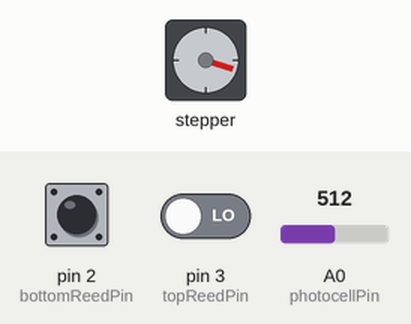
Recording of a sketch running on a simulated Arduino Uno, built with avr-gcc and run on an emulated ATmega328P. Parts: stepper motor. The test bench sets the inputs (shaded band); at power-on: pin 3 (topReedPin) LOW, pin 2 (bottomReedPin) LOW, A0 (photocellPin) = 512. Stepper angles assume 200 steps per turn.

Above: at 1.2 s.
1.3 s: pin 3 (topReedPin) driven HIGH
At 2.5 s:
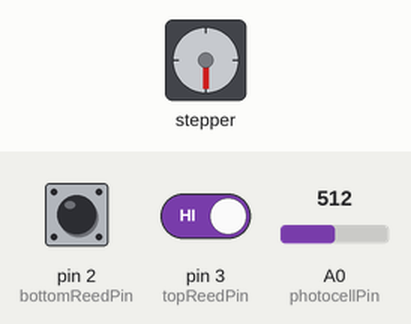
2.9 s: pin 3 (topReedPin) driven LOW
5.9 s: pin 2 (bottomReedPin) pulled HIGH for 1 s
At 7.16 s:
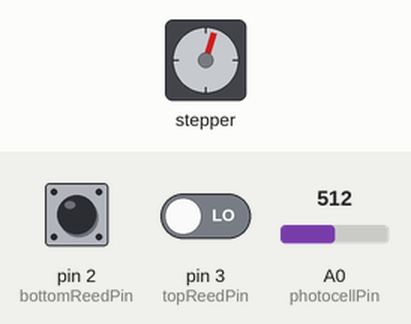
Timing chart, 0 to 71.4 s (numbered marks = the images above; inputs shaded):
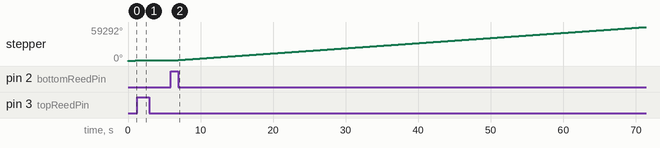

Measured:
- after the input at 1.3 s, stepper: goes on until 1.4 s, then stays 1260°
- after the input at 2.9 s, every drawn part: stays the same
- by itself, stepper: keeps turning clockwise at about 907°/s

The sketch:

chicken-coop-door.ino
```cpp
// Photoresistor Chicken Coop Door
// 7/23/16

#include <Stepper.h>
#define STEPS 200 // number of steps on the motor

// General Settings
int cycleDelayt = 5; // Delay of system cycle in seconds
int night = 80;
int daylight = 300;
int twilight = daylight - 1; // Currently not used

// Pin Locations
int in1Pin = 12;          // stepper controller in1
int in2Pin = 11;          // stepper controller in2
int in3Pin = 10;          // stepper controller in3
int in4Pin = 9;           // stepper controller in4
int topReedPin = 3; // digital pin tied to top reed switch
int bottomReedPin = 2; // digital pin tied to bottom reed switch
int photocellPin = 0;     // the cell and 10K pulldown are connected to a0

// System Variables
int cycleDelay = cycleDelayt * 1000; // Delay converted to ms
int lightState; // 0 night, 1 twilight, 2 daylight
int prevLightState;
int doorState; // state of door-  1 for down, 2 for up, and 0 for neither
int photocellReading;     // the analog reading from the sensor divider
int lastPhotocellReading = 0;     // the analog reading from the sensor divider

Stepper motor(STEPS, in1Pin, in2Pin, in3Pin, in4Pin);

void setup(void) {

  Serial.begin(9600);

  pinMode(in1Pin, OUTPUT);
  pinMode(in2Pin, OUTPUT);
  pinMode(in3Pin, OUTPUT);
  pinMode(in4Pin, OUTPUT);
  motor.setSpeed(150);

}

void getDoorState() {
  // Read Door State and return 1 for down, 2 for up, and 0 for neither
  int top = digitalRead(topReedPin);
  int bottom = digitalRead(bottomReedPin);

  if (top) {
    doorState = 2;
  }
  else if (bottom) {
    doorState = 1;
  }
  else {
    doorState = 0;
  }

}

void getLight() {
  // Get light reading from photoresistor

  int a = analogRead(photocellPin);
  int tempState;

  if (a <= night) {
    tempState = 0;
  }
  else if (a <= twilight) {
    tempState = 1;
  }
  else {
    tempState = 2;
  }

  // If system uptime is less than 8s - make prevLightState equal to lightState
  if (millis() < 8000) {
    prevLightState = tempState;
    lightState = tempState;
  }
  else {
    // Delay 15 minutes if nightfall
    //if(lightState != 0 && tempState == 0){
    //  delay(15*60*1000);
    //}
    prevLightState = lightState;
    lightState = tempState;
  }
}

void doDoorUp() {
  while (doorState != 2) {
    motor.step(100);
    getDoorState();
  }

  // Kill Motor Signals
  digitalWrite(in1Pin, LOW);
  digitalWrite(in2Pin, LOW);
  digitalWrite(in3Pin, LOW);
  digitalWrite(in4Pin, LOW);
}

void doDoorDown() {
  int cycles = 0;
  while (doorState != 1 && prevLightState != 0) {
    motor.step(-100);
    getDoorState();
    cycles ++;
    if (cycles > 50)
    motor.step(2000);
  }

  // Kill Motor Signals
  digitalWrite(in1Pin, LOW);
  digitalWrite(in2Pin, LOW);
  digitalWrite(in3Pin, LOW);
  digitalWrite(in4Pin, LOW);
}


void loop(void) {

  getDoorState();

  if (doorState == 0) {
    doDoorDown();
  }


  // Assume doorState now = down

  getLight();

  if (lightState == 0) {
    doDoorDown();
  }

  if (lightState == 2) {
    doDoorUp();
  }

  delay(cycleDelay);
}
```
